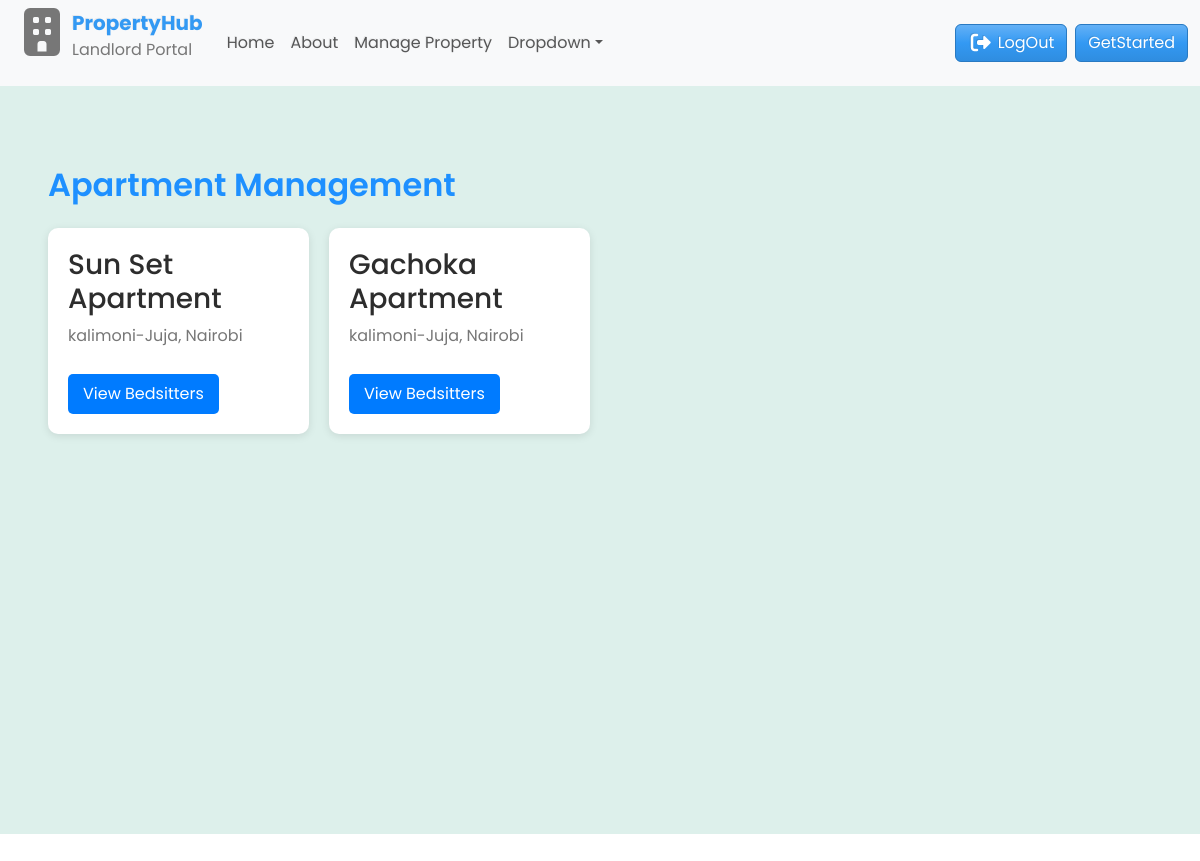
Page /apartment_dashboard/ on the committed database.
### main/models.py (models this page shows, shortened)
class Apartment(models.Model):
    name = models.CharField(max_length=100)
    address = models.CharField(max_length=255)
    city = models.CharField(max_length=100)
    class Meta:
        verbose_name_plural = "Apartments"

### main/views.py (the view)
# urls.py: path('apartment_dashboard/', views.apartment_dashboard, name='apartment_dashboard'),
def apartment_dashboard(request):
    apartments = Apartment.objects.all()
    context = {"apartments": apartments}
    return render(request, "main/apartment_dashboard.html", context)

### main/templates/main/apartment_dashboard.html
{% extends 'main/base.html' %}
{% block content %}
<div class="container-fluid" id="dashboard">
  <h2>Apartment Management</h2>
  <div
    style="
      display: grid;
      grid-template-columns: repeat(auto-fill, minmax(250px, 1fr));
      gap: 20px;
    "
  >
    {% for apartment in apartments %}
    <div
      style="
        background: white;
        padding: 20px;
        border-radius: 10px;
        box-shadow: 0 2px 8px rgba(0, 0, 0, 0.1);
      "
    >
      <h3>{{ apartment.name }}</h3>
      <p>{{ apartment.address }}, {{ apartment.city }}</p>
      <a
        href="{% url 'apartment_detail' apartment.id %}"
        style="
          display: inline-block;
          margin-top: 10px;
          padding: 8px 15px;
          background: #007bff;
          color: white;
          border-radius: 5px;
          text-decoration: none;
        "
      >
        View Bedsitters
      </a>
    </div>
    {% empty %}
    <p>No apartments found.</p>
    {% endfor %}
  </div>
</div>
{% endblock %}

### main/static/css/styles.css (style rules this page uses)
* { box-sizing: border-box; padding: 0; margin: 0; font-family: "poppins", sans-serif; text-decoration: none; }
body, html { overflow-x: hidden; height: 100vh; transition: 0.4s; }
a { text-decoration: none; }
#dashboard { background-color: #ddf0eb; padding: 5rem 3rem 25rem 3rem; }
#dashboard h2 { color: dodgerblue; font-weight: 600; padding-bottom: 1rem; }

### rows in the picture
Apartment: name "Sun Set Apartment", address "kalimoni-Juja", city "Nairobi"
Apartment: name "Gachoka Apartment", address "kalimoni-Juja", city "Nairobi"
